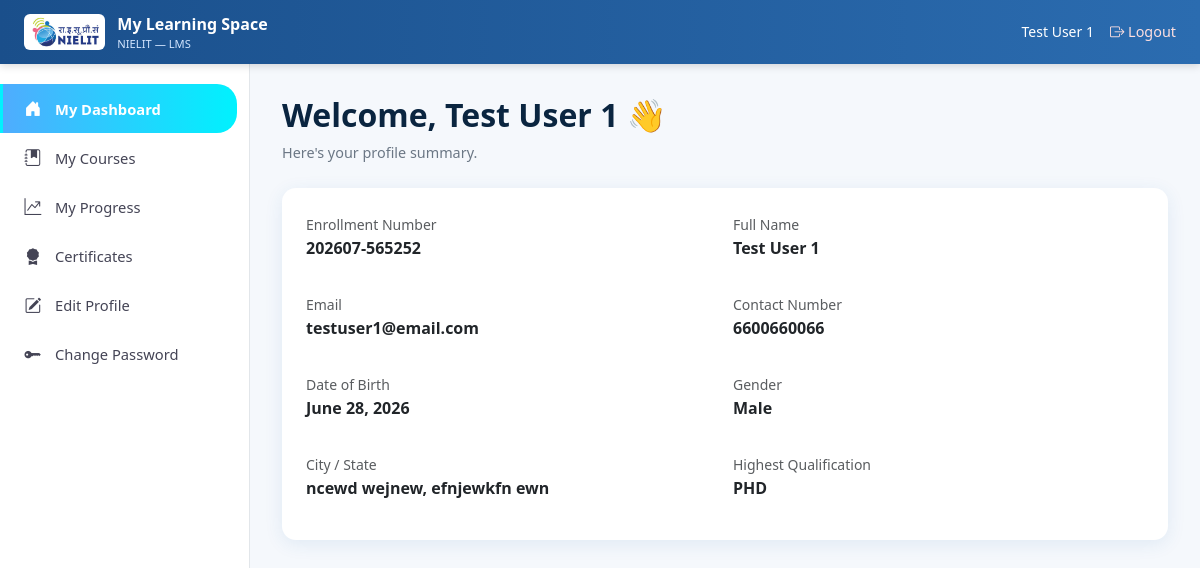
/dashboard/ (signed in), run on the app's committed database.
### accounts/models.py (models this page shows, shortened)
class User(AbstractBaseUser, PermissionsMixin):
    class Role(models.TextChoices):
        SUPERADMIN = 'superadmin', 'Super Admin'
        ADMIN = 'admin', 'Admin'
        USER = 'user', 'User'
    id = models.UUIDField(primary_key=True, default=uuid.uuid4, editable=False)
    email = models.EmailField(unique=True)
    contact = models.CharField(max_length=10, unique=True, null=True, blank=True, validators=[phone_validator])
    role = models.CharField(max_length=20, choices=Role.choices, default=Role.USER)
    is_active = models.BooleanField(default=True)
    is_staff = models.BooleanField(default=False)   # True for admin + superadmin
    date_joined = models.DateTimeField(auto_now_add=True)
    updated_at = models.DateTimeField(auto_now=True)
    USERNAME_FIELD = 'email'
    REQUIRED_FIELDS = []
    objects = CustomUserManager()
    class Meta:
        db_table = 'accounts_user'
        indexes = [
            models.Index(fields=['email']),
            models.Index(fields=['contact']),
            models.Index(fields=['role']),
        ]

### user/models.py (models this page shows, shortened)
class LearnerProfile(models.Model):
    class Gender(models.TextChoices):
        MALE = 'male', 'Male'
        FEMALE = 'female', 'Female'
        OTHER = 'other', 'Other'
    id = models.UUIDField(primary_key=True, default=uuid.uuid4, editable=False)
    user = models.OneToOneField(User, on_delete=models.CASCADE, related_name='learner_profile')
    enrollment_number = models.CharField(max_length=13, unique=True, editable=False)  # format: YYYYMM-XXXXXX
    full_name = models.CharField(max_length=150, blank=True)
    date_of_birth = models.DateField(null=True, blank=True)
    gender = models.CharField(max_length=10, choices=Gender.choices, blank=True)
    aadhar_number = models.CharField(max_length=12, blank=True, validators=[aadhar_validator])
    address = models.TextField(blank=True)
    city = models.CharField(max_length=100, blank=True)
    state = models.CharField(max_length=100, blank=True)
    pin_code = models.CharField(max_length=6, blank=True, validators=[pincode_validator])
    highest_qualification = models.CharField(max_length=150, blank=True)
    profile_image = models.ImageField(upload_to=profile_image_upload_path, null=True, blank=True)
    profile_completed = models.BooleanField(default=False)
    created_at = models.DateTimeField(auto_now_add=True)
    updated_at = models.DateTimeField(auto_now=True)
    class Meta:
        db_table = 'user_learnerprofile'
        indexes = [
            models.Index(fields=['enrollment_number']),
        ]

### user_dashboard/views.py (the view)
# urls.py: path('', views.dashboard_home, name='home'),
@login_required(login_url='user:login')
def dashboard_home(request):
    profile = request.user.learner_profile
    return render(request, 'user_dashboard/home.html', {
        'profile': profile,
        'active_page': 'home',
    })

### user_dashboard/templates/user_dashboard/home.html (shortened to what this page needs)
{% extends "user_dashboard/base_user.html" %}
{% block content %}
<div class="page-header mb-4">
    <h2>Welcome, {{ profile.full_name|default:request.user.email }} 👋</h2>
    <p>Here's your profile summary.</p>
</div>
<div class="card-glow p-4">
    <div class="row g-3">
        <div class="col-md-6">
            <label class="text-muted small">Enrollment Number</label>
            <p class="fw-semibold">{{ profile.enrollment_number }}</p>
        </div>
        <div class="col-md-6">
            <label class="text-muted small">Full Name</label>
            <p class="fw-semibold">{{ profile.full_name|default:"—" }}</p>
        </div>
        <div class="col-md-6">
            <label class="text-muted small">Email</label>
            <p class="fw-semibold">{{ request.user.email }}</p>
        </div>
        <div class="col-md-6">
            <label class="text-muted small">Contact Number</label>
            <p class="fw-semibold">{{ request.user.contact|default:"—" }}</p>
        </div>
        <div class="col-md-6">
            <label class="text-muted small">Date of Birth</label>
            <p class="fw-semibold">{{ profile.date_of_birth|default:"—" }}</p>
        </div>
        <div class="col-md-6">
            <label class="text-muted small">Gender</label>
            <p class="fw-semibold">{{ profile.get_gender_display|default:"—" }}</p>
        </div>
        <div class="col-md-6">
            <label class="text-muted small">City / State</label>
            <p class="fw-semibold">{{ profile.city|default:"—" }}{% if profile.state %}, {{ profile.state }}{% endif %}</p>
        </div>
        <div class="col-md-6">
            <label class="text-muted small">Highest Qualification</label>
            <p class="fw-semibold">{{ profile.highest_qualification|default:"—" }}</p>
        </div>
    </div>
</div>
{% endblock %}

### user_dashboard/templates/user_dashboard/base_user.html (shortened to what this page needs)
{% load static %}
<!DOCTYPE html>
<html lang="en">
<head>
    <link href="https://cdn.jsdelivr.net/npm/bootstrap@5.3.3/dist/css/bootstrap.min.css" rel="stylesheet">
    <link rel="stylesheet" href="https://cdn.jsdelivr.net/npm/bootstrap-icons@1.11.3/font/bootstrap-icons.css">
</head>
<body>
    <header class="topbar">
        <div class="brand">
            <img src="{% static 'assets/nielit_logo.jpg' %}" alt="NIELIT Logo">
            <div class="brand-text">
                My Learning Space
                <small>NIELIT &mdash; LMS</small>
            </div>
        </div>
        <div class="d-flex align-items-center gap-3">
            <span class="small">{{ request.user.learner_profile.full_name|default:request.user.email }}</span>
            <a href="{% url 'user:logout' %}" class="logout-link"><i class="bi bi-box-arrow-right"></i> Logout</a>
        </div>
    </header>
    <nav class="sidebar" id="sidebarNav">
        <a href="{% url 'user_dashboard:home' %}" class="nav-link {% if active_page == 'home' %}active{% endif %}">
            <i class="bi bi-house-door-fill"></i> My Dashboard
        </a>
        <a href="{% url 'course:my_courses' %}" class="nav-link {% if active_page == 'my_courses' %}active{% endif %}">
            <i class="bi bi-journal-bookmark-fill"></i> My Courses
        </a>
        <a href="#" class="nav-link"><i class="bi bi-graph-up-arrow"></i> My Progress</a>
        <a href="#" class="nav-link"><i class="bi bi-award-fill"></i> Certificates</a>
        <a href="{% url 'user:profile_edit' %}" class="nav-link {% if active_page == 'profile' %}active{% endif %}">
            <i class="bi bi-pencil-square"></i> Edit Profile
        </a>
        <a href="{% url 'user:change_password' %}" class="nav-link {% if active_page == 'profile' %}active{% endif %}">
            <i class="bi bi-key-fill"></i> Change Password
        </a>
    </nav>
    <main class="main-content">
        {% block content %}{% endblock %}
    </main>
</body>
</html>

### user_dashboard/templates/user_dashboard/base_user.html (style rules this page uses)
:root { --sidebar-width: 250px; --topbar-height: 64px; --grad-start: #4facfe; --grad-end: #00f2fe; }
body { font-family: 'Segoe UI', sans-serif; background: #f5f8fc; margin: 0; }
.topbar { height: var(--topbar-height); background: linear-gradient(90deg, #1a4f8b, #2b6cb0); color: #fff; display: flex; align-items: center; justify-content: space-between; padding: 0 1.5rem; position: fixed; top: 0; left: 0; right: 0; z-index: 1030; box-shadow: 0 2px 8px rgba(0,0,0,0.15); }
.topbar .brand { display: flex; align-items: center; gap: 0.75rem; }
.topbar .brand img { height: 36px; background: #fff; border-radius: 6px; padding: 2px; }
.topbar .brand-text { font-weight: 600; }
.topbar .brand-text small { display: block; font-size: 0.7rem; color: #d3e6ff; font-weight: 400; }
.topbar a.logout-link { color: #ffe0e0; text-decoration: none; font-size: 0.9rem; }
.sidebar { position: fixed; top: var(--topbar-height); left: 0; bottom: 0; width: var(--sidebar-width); background: #fff; border-right: 1px solid #e2e6ea; padding-top: 1.25rem; z-index: 1020; }
.sidebar .nav-link { display: flex; align-items: center; gap: 0.75rem; color: #445; padding: 0.75rem 1.25rem; font-weight: 500; font-size: 0.92rem; border-left: 3px solid transparent; border-radius: 0 20px 20px 0; margin-right: 0.75rem; transition: all 0.15s; }
.sidebar .nav-link i { font-size: 1.05rem; width: 20px; text-align: center; }
.sidebar .nav-link.active { background: linear-gradient(90deg, var(--grad-start), var(--grad-end)); color: #fff; font-weight: 600; }
.main-content { margin-left: var(--sidebar-width); margin-top: var(--topbar-height); padding: 2rem; }
.page-header h2 { font-weight: 700; color: #0a2540; }
.page-header p { color: #6b7785; font-size: 0.9rem; }
.card-glow { background: #fff; border-radius: 14px; border: none; box-shadow: 0 4px 18px rgba(43,108,176,0.10); }

### data on the page
User: user.learner_profile.full_name "Test User 1", user.email "testuser1@email.com", user.contact "6600660066"
LearnerProfile: full_name "Test User 1", enrollment_number "202607-565252", date_of_birth "June 28, 2026", gender "Male", city "ncewd wejnew", state "efnjewkfn ewn", highest_qualification "PHD"
